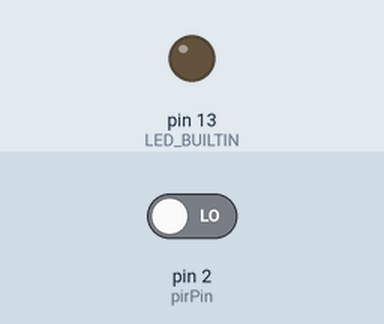
Recording of a sketch running on a simulated Arduino Uno, built with avr-gcc and run on an emulated ATmega328P. Parts: output pins drawn as LEDs (lit = HIGH). The inputs (shaded band) are chosen by the test bench; at power-on: pin 2 (pirPin) LOW.

Above: at 1.2 s.
1.3 s: pin 2 (pirPin) driven HIGH
At 2.4 s:
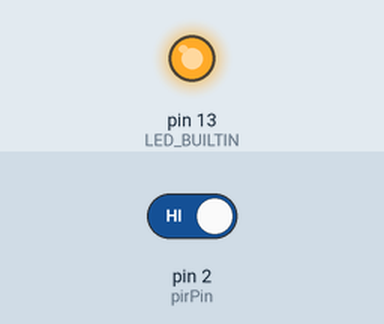
2.8 s: pin 2 (pirPin) driven LOW
At 3.6 s:
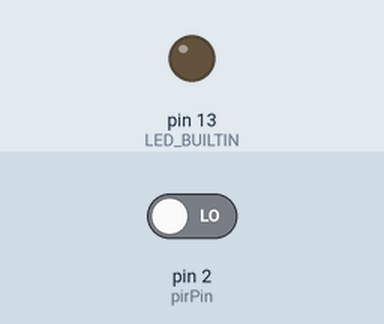
Timing chart, 0 to 5.8 s (numbered marks = the images above; inputs shaded):
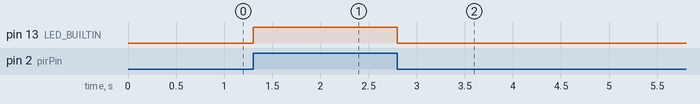

Measured:
- after the input at 1.3 s, pin 13 (LED_BUILTIN): LOW → HIGH at once
- after the input at 2.8 s, pin 13 (LED_BUILTIN): HIGH → LOW at once

The sketch:

pir_sensor1.ino
```cpp
const int pirPin = 2;

void setup() {
  pinMode(pirPin, INPUT);
  pinMode(LED_BUILTIN, OUTPUT);
}

void loop() {
  if (digitalRead(pirPin) == HIGH) {
    digitalWrite(LED_BUILTIN, HIGH); // Motion detected
  } else {
    digitalWrite(LED_BUILTIN, LOW);  // No motion
  }
}
```
